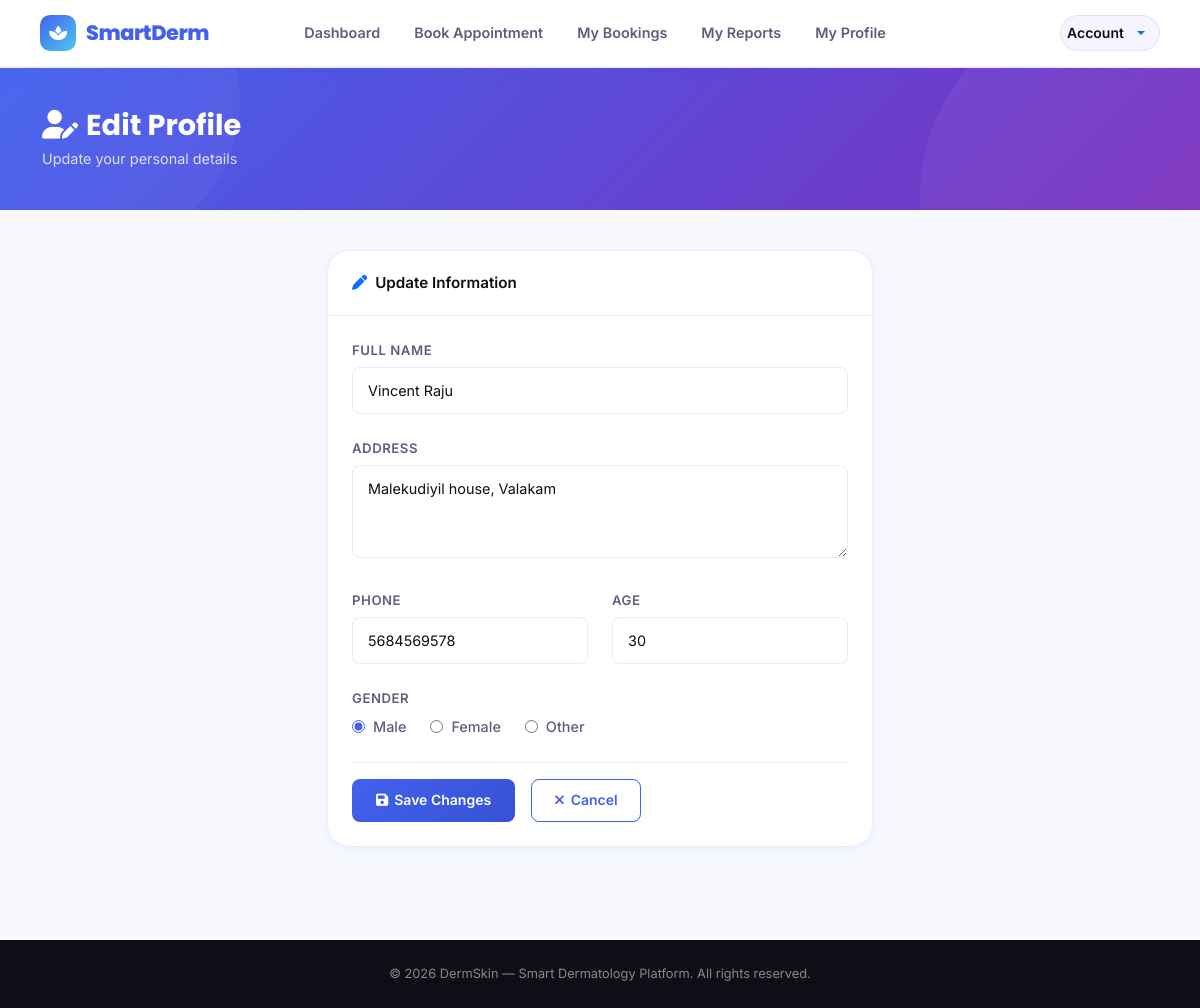
The app's page /edit_profile/ (signed in) with its own data.
### guest/models.py (models this page shows)
class tbl_patient(models.Model):
    GENDER_CHOICES =[
        ('M','Male'),
        ('F','Female'),
        ('O','Other'),
    ]
    first_name=models.CharField(max_length=20)
    address=models.TextField(blank=True)
    phone=models.CharField(max_length=20)
    email = models.EmailField(max_length=254)  # 254 is the default
    age=models.CharField(max_length=3)
    gender=models.CharField(max_length=1,choices=GENDER_CHOICES)
    pass_word=models.CharField(max_length=128) # 128 is standard for hashed passwords

### patient/views.py (the view, shortened to what this page needs)
# urls.py: path('edit_profile/',views.edit_profile,name='edit_profile'),
def edit_profile(request):
    patient_id=request.session.get('pid')
    if not patient_id:
        return redirect('webguest:login')
    patient=tbl_patient.objects.get(id=patient_id)
    return render(request, 'patient/edit_profile.html', {'patient': patient})

### patient/Templates/patient/edit_profile.html (shortened to what this page needs)
{% extends 'base/header.html' %}
{% block content %}
<div class="page-banner">
    <div class="container position-relative" style="z-index:1">
        <h1><i class="fas fa-user-edit me-2"></i>Edit Profile</h1>
        <p>Update your personal details</p>
    </div>
</div>
<div class="page-wrapper">
<div class="container">
<div class="row justify-content-center">
<div class="col-lg-6 col-md-8" data-aos="fade-up">
    <div class="ds-card">
        <div class="ds-card-header">
            <i class="fas fa-pen text-primary"></i> Update Information
        </div>
        <div class="ds-card-body">
            <form method="post">
                <div class="row g-4">
                    <div class="col-12">
                        <label class="ds-form-label">Full Name</label>
                        <input type="text" name="txt_name" value="{{ patient.first_name }}" class="ds-form-control" required>
                    </div>
                    <div class="col-12">
                        <label class="ds-form-label">Address</label>
                        <textarea name="txt_address" rows="3" class="ds-form-control">{{ patient.address }}</textarea>
                    </div>
                    <div class="col-sm-6">
                        <label class="ds-form-label">Phone</label>
                        <input type="text" name="txt_phone" value="{{ patient.phone }}" class="ds-form-control">
                    </div>
                    <div class="col-sm-6">
                        <label class="ds-form-label">Age</label>
                        <input type="number" name="txt_age" value="{{ patient.age }}" class="ds-form-control" min="0" max="120">
                    </div>
                    <div class="col-12">
                        <label class="ds-form-label">Gender</label>
                        <div class="d-flex gap-4 mt-1">
                            <label style="display:flex;align-items:center;gap:8px;cursor:pointer;font-size:0.9rem;font-weight:500;color:var(--text-mid);">
                                <input type="radio" name="txt_gender" value="M" {% if patient.gender == "M" %}checked{% endif %} style="accent-color:var(--primary);">
                                Male
                            </label>
                            <label style="display:flex;align-items:center;gap:8px;cursor:pointer;font-size:0.9rem;font-weight:500;color:var(--text-mid);">
                                <input type="radio" name="txt_gender" value="F" {% if patient.gender == "F" %}checked{% endif %} style="accent-color:var(--primary);">
                                Female
                            </label>
                            <label style="display:flex;align-items:center;gap:8px;cursor:pointer;font-size:0.9rem;font-weight:500;color:var(--text-mid);">
                                <input type="radio" name="txt_gender" value="O" {% if patient.gender == "O" %}checked{% endif %} style="accent-color:var(--primary);">
                                Other
                            </label>
                        </div>
                    </div>
                </div>
                <div class="d-flex gap-3 mt-4 pt-3" style="border-top:1px solid var(--border);">
                    <button type="submit" class="btn-ds-primary">
                        <i class="fas fa-save"></i> Save Changes
                    </button>
                    <a href="{% url 'webpatient:patient_profile' %}" class="btn-ds-outline">
                        <i class="fas fa-times"></i> Cancel
                    </a>
                </div>
            </form>
        </div>
    </div>
</div>
</div>
</div>
</div>
{% endblock %}

### records on screen
tbl_patient: txt_name "Vincent Raju", txt_address "Malekudiyil house, Valakam", txt_phone "5684569578", txt_age "30", gender "☑ Male", gender "☐ Female", gender "☐ Other"
